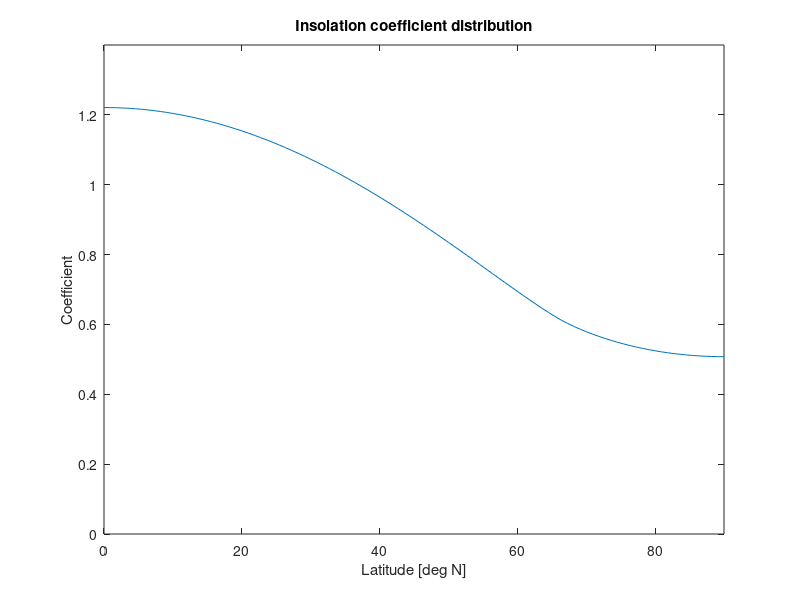

This figure's MATLAB source: (Note: this script raises an error after producing the figure.)
relinsol = @(x,y) 2.*sqrt(1-(sqrt(1-sin(y).^2).*sin(0.4101524).*cos(x)-sin(y).*cos(0.4101524)).^2)/pi.^2;
frac = @(y) integral(@(x) relinsol(x,y), 0, 2.*pi);

num = integral(@(y) frac(y)*cos(y), pi./3, pi./2, 'ArrayValued', true);
denom = integral(@(x) cos(x), pi./3, pi./2);

average_insol = 340*(num./denom)
%%
x=linspace(0,90,100);
for i=1:length(x)
    y(i) = frac(x(i).*pi./180);
end 

plot(x,y)
title('Insolation coefficient distribution')
xlabel('Latitude [deg N]')
ylabel('Coefficient')
ylim([0 1.4])
xlim([0 90])
yline(1, '--r')